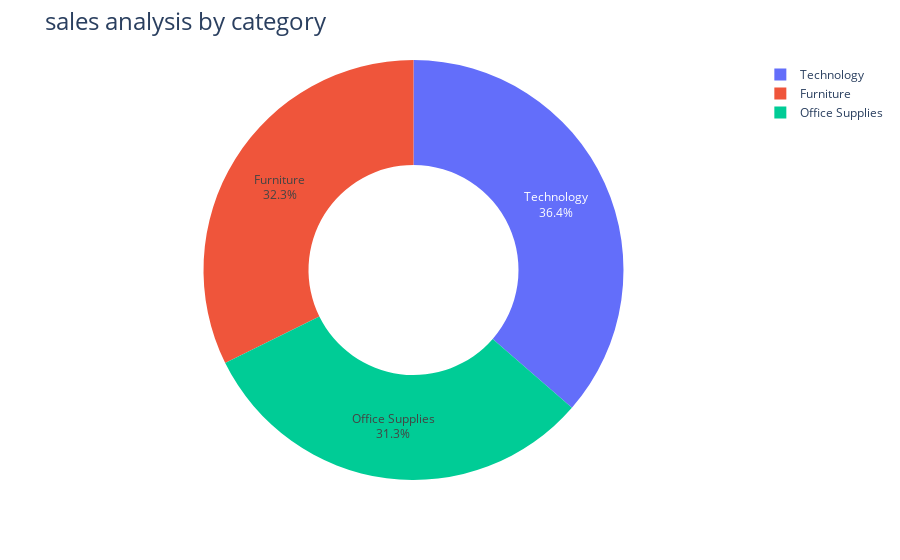

The notebook cell saved with this chart:
### Code cell
fig = px.pie(sales_by_category,
             values='Sales',
             names = 'Category',
             hole=0.5)
            
fig.update_traces(textposition='inside', textinfo='percent+label')
fig.update_layout(title_text='sales analysis by category',title_font=dict(size=24))
fig.show()

### Figure 1 — Plotly figure (JSON) as saved in the notebook; plotly's stock layout.template omitted (floating-point values rounded to 4 significant figures)
{"data": [{"domain": {"x": [0, 1], "y": [0, 1]}, "hole": 0.5, "hovertemplate": "Category=%{label}<br>Sales=%{value}<extra></extra>", "labels": ["Furniture", "Office Supplies", "Technology"], "legendgroup": "", "name": "", "showlegend": true, "textinfo": "percent+label", "textposition": "inside", "type": "pie", "values": [742000.0, 719000.0, 836200.0]}], "layout": {"legend": {"tracegroupgap": 0}, "margin": {"t": 60}, "title": {"font": {"size": 24}, "text": "sales analysis by category"}}}
